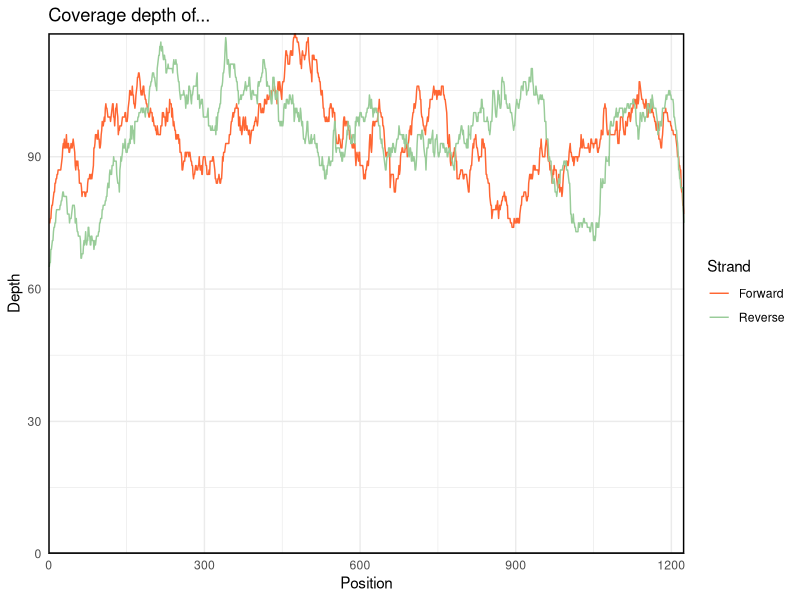
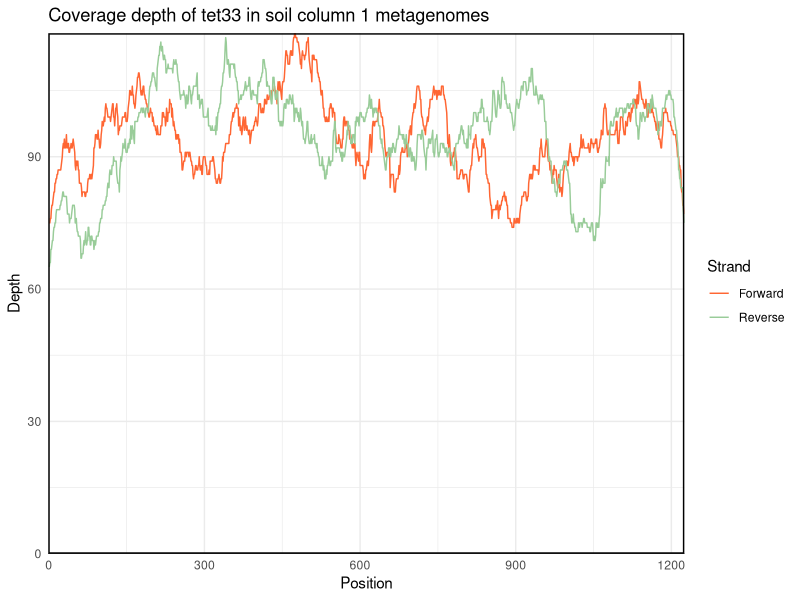
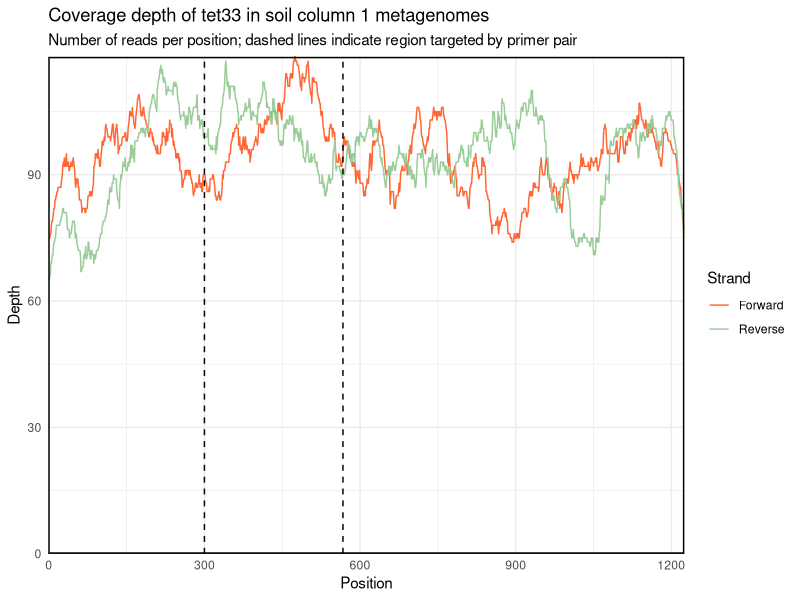

Generate these figures, in order, with R:
## ---- chunk 1
knitr::opts_chunk$set(echo = TRUE)
## ---- chunk 2
library(tidyverse)
regions_hit <- read.delim("data/tet33.regions_hit.tsv",
                          col.names = c("sstart", "send")) %>% 
  mutate(forward = ifelse(sstart > send, 0, 1))
head(regions_hit)
## ---- chunk 3
plot.coverage <- function(regions_hit.df, roi = NULL){
  library(IRanges)
  library(ggplot2)
  
  x.min = min(regions_hit.df[, 1:2])
  x.max = max(regions_hit.df[, 1:2])
  
  forward_hits <- regions_hit.df[regions_hit.df$forward == 1, ]
  
  forward_hits.IR = IRanges(start = forward_hits[, 1],
                            end = forward_hits[, 2])
  forward_hits.cov <- coverage(forward_hits.IR)
  
  forward_coverage <- data.frame(pos = seq(x.min, x.max),
                                 cov = unlist(mapply(rep, forward_hits.cov@values, forward_hits.cov@lengths)),
                                 forward = as.factor(rep(1, x.max))
                      )
  
  reverse_hits <- regions_hit.df[regions_hit.df$forward == 0, ]
  reverse_hits.IR = IRanges(start = reverse_hits[, 2],
                            end = reverse_hits[, 1])
  
  reverse_hits.cov <- coverage(reverse_hits.IR)
  reverse_coverage <- data.frame(pos = seq(x.min, x.max),
                                 cov = unlist(mapply(rep, reverse_hits.cov@values, reverse_hits.cov@lengths)),
                                 forward = as.factor(rep(0, x.max))
                      )
  
  total_coverage <- rbind(forward_coverage, reverse_coverage)
  
  y.max <-max(total_coverage$cov)

  p <- ggplot(total_coverage, aes(x = pos, y = cov, color = forward)) +
    geom_line() +
    geom_hline(yintercept = 0) + 
    scale_x_continuous(expand = c(0, x.min), limits = c(0, x.max)) +
    scale_y_continuous(expand = c(0, 0), limits = c(0, y.max)) +
    labs(x = "Position", 
         y = "Depth",
         title = "Coverage depth of...",
         color = "Strand") + 
    scale_color_manual(labels = c("Forward", "Reverse"), 
                       values = c("#FF6633", "#99CC99")) +
    theme_minimal() +
    theme(panel.border = element_rect(color = "black", fill = NA, size = 1))
  
  if (!missing(roi)){
    p <- p + geom_vline(xintercept = roi, linetype = "dashed")
  }
  
  return(p)
}
## ---- chunk 4
plot.coverage(regions_hit)
## ---- chunk 5
plot.coverage(regions_hit) + 
  labs(title = "Coverage depth of tet33 in soil column 1 metagenomes")
## ---- chunk 6
plot.coverage(regions_hit, c(300, 567)) + 
  labs(title = "Coverage depth of tet33 in soil column 1 metagenomes",
       subtitle = "Number of reads per position; dashed lines indicate region targeted by primer pair")
